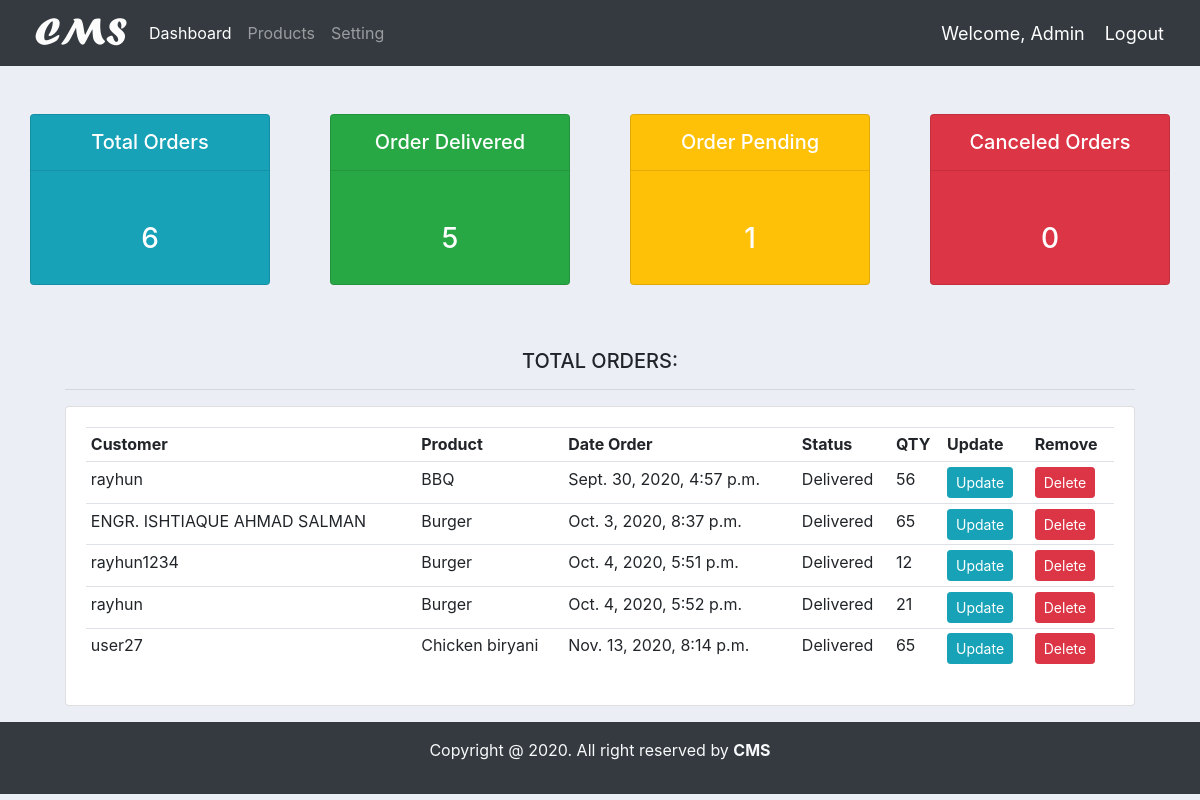
/all/orders/delivery (signed in), run on an earlier commit of the app's database.
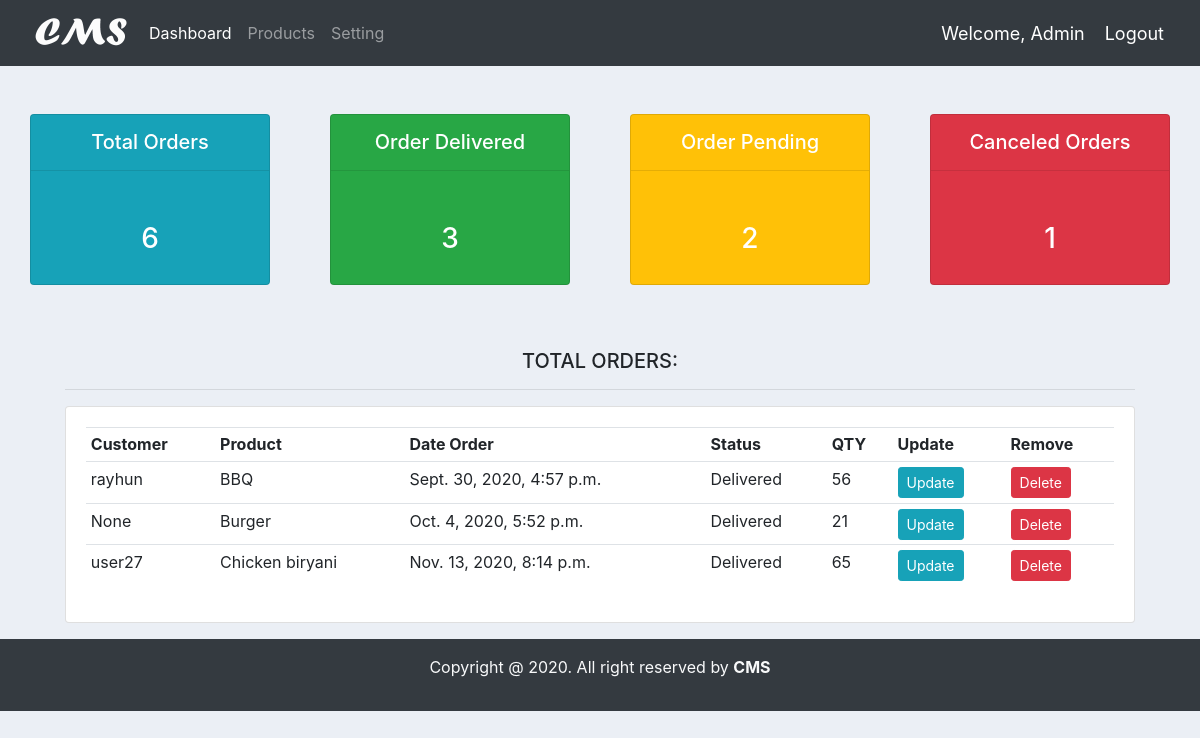
And on a later commit of the database.
### accounts/models.py (models this page shows)
class Order(models.Model):
    STATUS = (
        ('Pending','Pending'),
        ('Canceled Order','Canceled Order'),
        ('Delivered','Delivered')
        )
    customer = models.ForeignKey(Customer, null=True, on_delete=models.SET_NULL)
    Product = models.ForeignKey(Product, null=True, on_delete=models.SET_NULL)
    date_created = models.DateTimeField(auto_now_add=True, null=True)
    statur = models.CharField(max_length=200, null=True, choices=STATUS)
    note = models.CharField(max_length=200, null=True)
    order_content = models.DecimalField(max_digits= 10000, null=True, decimal_places=0)
    def __str__(self):
        return str(self.customer)

class Customer(models.Model):
    user = models.OneToOneField(User, null=True, blank=True, on_delete=models.CASCADE)
    name = models.CharField(max_length=200, null=True)
    phone = models.CharField(max_length=200, null=True)
    email = models.CharField(max_length=200, null=True)
    profile_pic = models.ImageField(default="demo.jpg", null=True, blank=True)
    date_created = models.DateTimeField(auto_now_add=True, null=True)
    def __str__(self):
        return str(self.name)

class Product(models.Model):
    CATAGORY = (
        ('Indoor','Indoor'),
        ('Out Door','Out Door'),
    )
    name = models.CharField(max_length=200, null=True)
    price = models.FloatField(null=True)
    catagory = models.CharField(max_length=200, null=True, choices=CATAGORY)
    descriprion = models.CharField(max_length=500 ,null=True, blank=True)
    data_created = models.DateTimeField(auto_now_add=True)
    tags = models.ManyToManyField(Tag)
    def __str__(self):
        return str(self.name)

### accounts/decorators.py (the view)
    def wrapper_func(request, *args, **kwargs):
        group = None
        if request.user.groups.exists():
            group = request.user.groups.all()[0].name
        if group == 'customer':
            return redirect('user_profile')
        elif group == 'admin':
            return view_func(request, *args, **kwargs)
        else:
            context = {}
            return render(request, 'accounts/customer_not_auth.html', context)

### accounts/views.py (called while the page is built)
@login_required
@admin_only
def order_delivery_list(request):
    orders = Order.objects.all()
    total_orders = orders.count()
    order_delivered = orders.filter(statur='Delivered').count()
    order_deliver = orders.filter(statur='Delivered')
    print(order_deliver)
    order_pending = orders.filter(statur='Pending').count()
    order_cancels = orders.filter(statur='Canceled Order').count()
    context = {
        'order_deliver':order_deliver,
        'total_orders':total_orders,
        'order_delivered':order_delivered,
        'order_pending':order_pending,
        'order_cancels':order_cancels,
    }
    return render(request, 'accounts/order_delivery_list.html',context)

### accounts/templates/accounts/order_delivery_list.html
{% extends 'accounts/main.html' %}
{% block content %}
<div class="container-fluid">
    {% include 'accounts/status.html' %}
    <div class="row">
        <div class="col-md-11 m-auto">
            <h5 class="text-center">TOTAL ORDERS:</h5>
            <hr>
            <div class="card card-body">
                <table class="table table-sm">
                    <tr>
                        <th>Customer</th>
                        <th>Product</th>
                        <th>Date Order</th>
                        <th>Status</th>
                        <th>QTY</th>
                        <th>Update</th>
                        <th>Remove</th>
                    </tr>
                    {% for order in order_deliver %}
                    <tr>
                        <td>{{ order.customer }}</td>
                        <td>{{ order.Product }}</td>
                        <td>{{ order.date_created }}</td>
                        <td>{{ order.statur }}</td>
                        <td>{{ order.order_content }}</td>
                        <td><a class="btn btn-sm btn-info" href="{% url 'update_order' order.pk %}">Update</a></td>
                        <td><a class="btn btn-sm btn-danger" href="{% url 'delete_order' order.pk %}">Delete</a></td>
                    </tr>
                    {% endfor %}
                </table>
            </div>
        </div>
    </div>
</div>
{% endblock %}

### accounts/templates/accounts/main.html (shortened to what this page needs)
{% load static %}
<!DOCTYPE html>
<html lang="en">
<head>
    <link rel="stylesheet" href="https://stackpath.bootstrapcdn.com/bootstrap/4.5.2/css/bootstrap.min.css">
    <link rel="stylesheet" href="{% static '/css/main.css' %}">
</head>
<body>
    {% include 'accounts/navbar.html' %}
    {% block content %}
    {% endblock %}
    <footer class="bg-dark w-100 mt-3">
        <div class="container-fluid">
            <div class="row">
               <div class="col">
                <div class="pt-3 pb-2 mb-2 text-white text-center">
                    <p class="text-light">Copyright @ 2020. All right reserved by <a class="text-light" href="https://github.com/Rayhun"><b>CMS</b></a></p>
                </div>
               </div>
            </div>
        </div>
    </footer>
</body>
</html>

### accounts/templates/accounts/navbar.html (shortened to what this page needs)
{% load static %}
<nav class="navbar navbar-expand-lg navbar-dark bg-dark">
  <a href="{% url 'home' %}"><img id="logo" src="{% static '/images/logo.png' %}" alt="" title="Customer Management System"></a>
    <div class="collapse navbar-collapse" id="navbarSupportedContent">
      <ul class="navbar-nav mr-auto">
        {% if request.user.is_staff %}
        <li class="nav-item active">
          <a class="nav-link" href="{% url 'home' %}">Dashboard</a>
        </li>
        {% endif %}
        <li class="nav-item">
          <a class="nav-link" href="{% url 'products' %}">Products</a>
        </li>
        <li class="nav-item">
          <a class="nav-link" href="{% url 'account' %}">Setting</a>
        </li>
      </ul>
    </div>
    <span class="hello">Welcome, {{ request.user|title }} </span>
    <span><a class="hello" href="{% url 'logout' %}">Logout</a></span>
  </nav>

### accounts/templates/accounts/status.html (shortened to what this page needs)
<div class="row my-5">
    <div class="col">
        <div class="col-md">
            <a href="{% url 'order_list' %}">
                <div class="card text-center text-whith mb-3 bg-info" id="total-orders">
                    <div class="care-header">
                        <h5 class="card-title-status">Total Orders</h5>
                        <hr>
                    </div>
                    <div class="card-body">
                        <h3 class="card-title-status">{{ total_orders }}</h3>
                    </div>
                </div>
            </a>
        </div>
    </div>
    <div class="col">
        <div class="col-md">
            <a href="{% url 'order_delivery_list' %}">
                <div class="card text-center text-whith mb-3 bg-success" id="order-delevered">
                    <div class="care-header">
                        <h5 class="card-title-status">Order Delivered</h5>
                        <hr>
                    </div>
                    <div class="card-body">
                        <h3 class="card-title-status">{{ order_delivered }}</h3>
                    </div>
                </div>
            </a>
        </div>
    </div>
    <div class="col">
        <div class="col-md">
            <div class="card text-center text-whith mb-3 bg-warning" id="order-rending">
                <div class="care-header">
                    <h5 class="card-title-status">Order Pending </h5>
                    <hr>
                </div>
                <div class="card-body">
                    <h3 class="card-title-status">{{ order_pending }}</h3>
                </div>
            </div>
        </div>
    </div>
    <div class="col">
        <div class="col-md">
            <div class="card text-center text-whith mb-3 bg-danger" id="order-rending">
                <div class="care-header">
                    <h5 class="card-title-status">Canceled Orders </h5>
                    <hr>
                </div>
                <div class="card-body">
                    <h3 class="card-title-status">{{ order_cancels }}</h3>
                </div>
            </div>
        </div>
    </div>
</div>

### static/css/main.css (style rules this page uses)
#logo { height: 50PX; }
body { background-color: #ebeff5; }
#total-orders { background-color: #4cb4c7; }
#order-delevered { background-color: #7abecc; }
#order-rending { background-color: #7CD1C0; }

### accounts/templates/accounts/navbar.html (style rules this page uses)
.hello { color: #fff; font-size: 18px; margin-right: 20px; }

### accounts/templates/accounts/status.html (style rules this page uses)
.card-title-status { color: #fff; margin-top: 15px; }

What changed in the data, as far as the page shows it:
removed Order: customer "ENGR. ISHTIAQUE AHMAD SALMAN", Product "Burger", date_created "Oct. 3, 2020, 8:37 p.m.", statur "Delivered", order_content "65"
removed Order: customer "rayhun1234", Product "Burger", date_created "Oct. 4, 2020, 5:51 p.m.", statur "Delivered", order_content "12"
changed Order "Burger": customer "rayhun" → "None"
Also different on the page:
{{ order_delivered }}: "5" → "3"
{{ order_pending }}: "1" → "2"
{{ order_cancels }}: "0" → "1"
